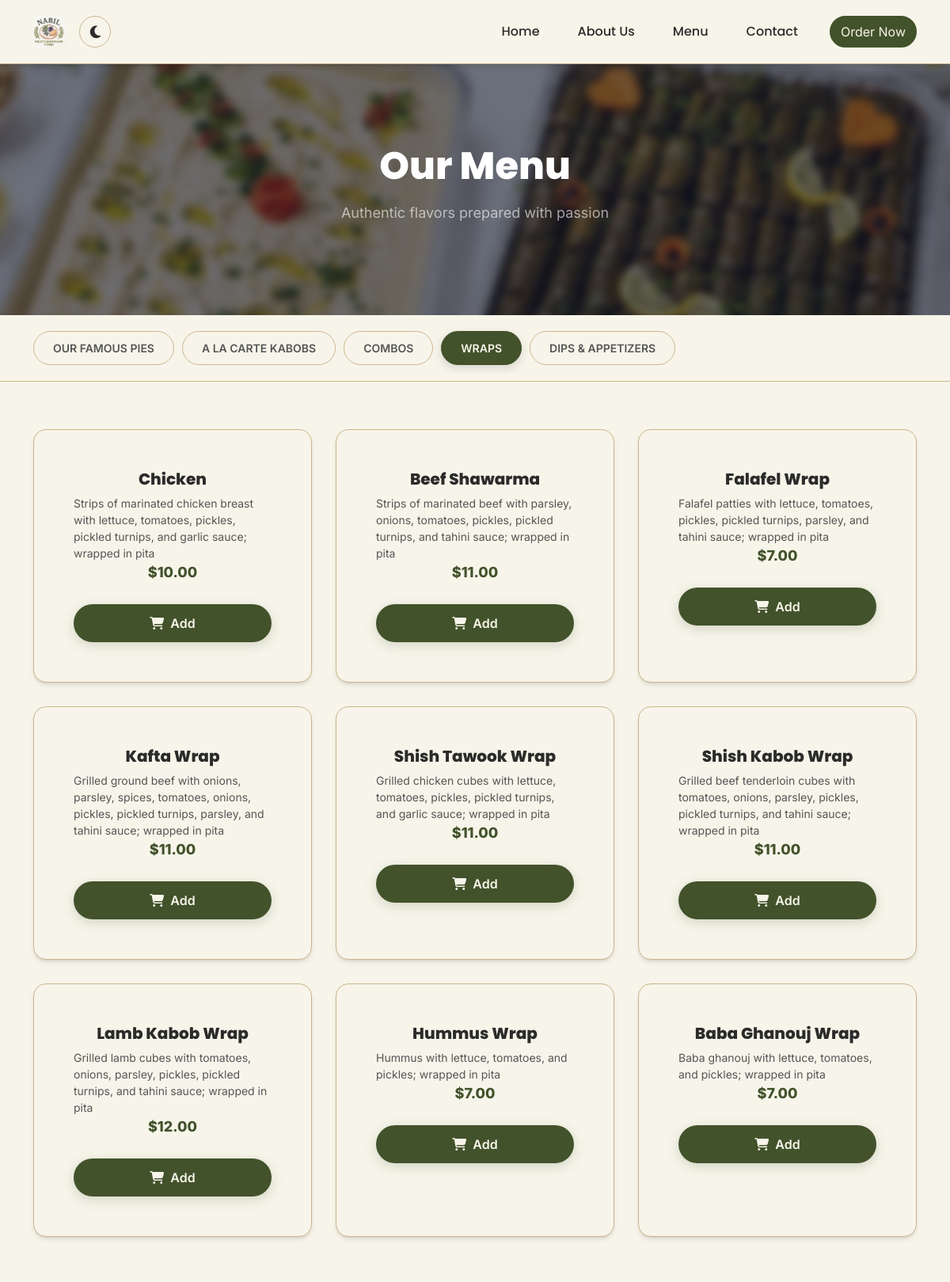
Before: /menu?category=WRAPS (upper part) with the older database file.
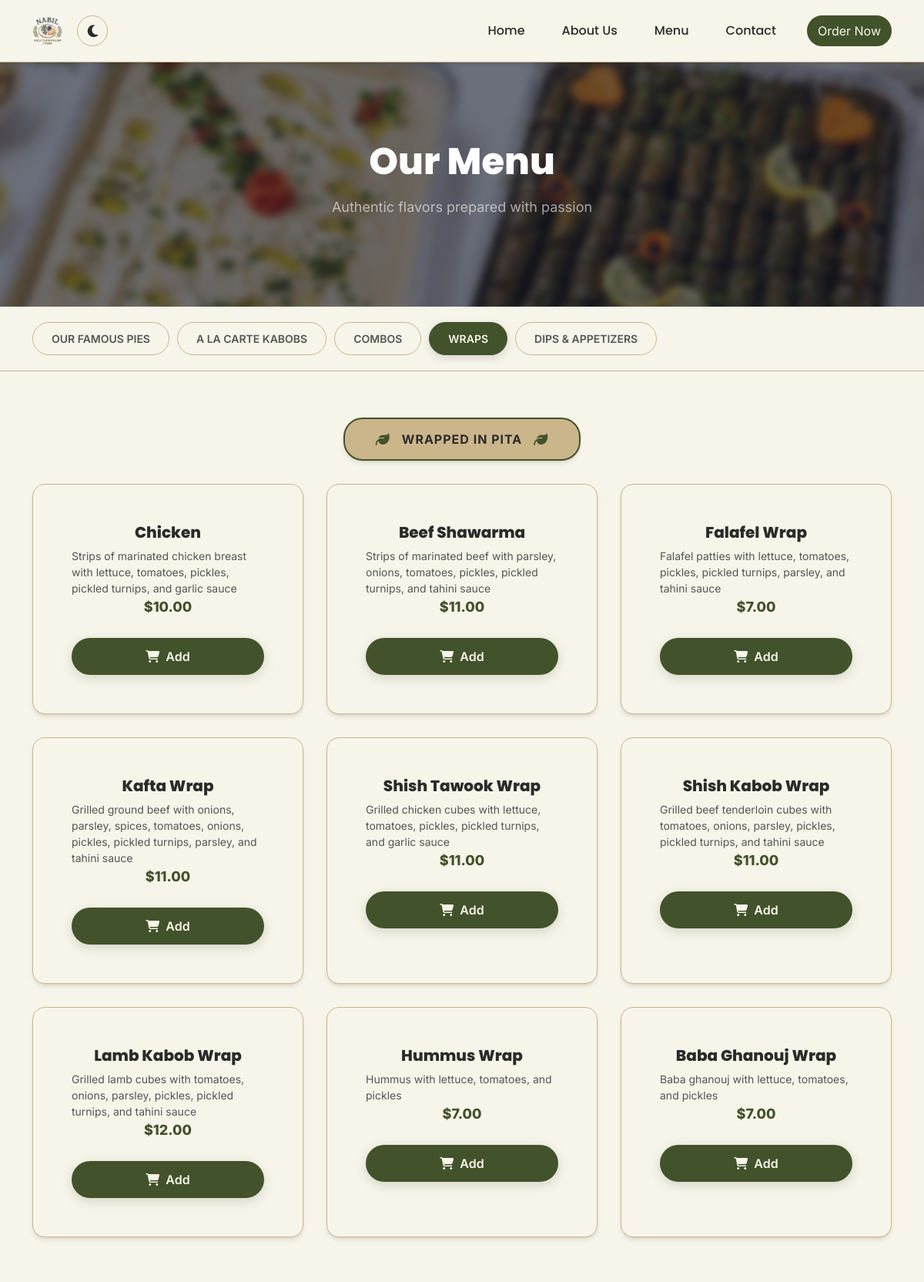
After: the same page with the newer database file.
### tables this page shows
CREATE TABLE `items` (
  `item_id` int(11) NOT NULL,
  `item_name` text NOT NULL,
  `item_category` text NOT NULL,
  `Ingredients` text NOT NULL,
  `item_pic` text NOT NULL,
  `Order` int(11) NOT NULL DEFAULT 0,
  `item_priceusd` double NOT NULL,
  `price_suffix` varchar(20) DEFAULT ''
);

CREATE TABLE `categories` (
  `cat_id` int(11) NOT NULL,
  `cat_name` text NOT NULL,
  `cat_picture` text NOT NULL,
  `cat_icon` text DEFAULT NULL,
  `Order` int(11) NOT NULL,
  `cat_footer` text DEFAULT NULL,
  `cat_footer_bottom` text DEFAULT NULL
);

### includes/auth.php (called while the page is built, shortened)
<?php
if (!function_exists('get_settings')) {
    function get_settings(): ?array
    {
        global $conn;
        if (!isset($_SESSION['settings_cache']) || $_SESSION['settings_cache_expires'] < time()) {
            $result = $conn->query("SELECT * FROM settings LIMIT 1");
        }
        return $_SESSION['settings_cache'];
    }
}

### menu.php (the view, shortened to what the changed rows need)
<?php
$settings = get_settings();
$current_cat = isset($_GET['category']) ? $_GET['category'] : '';
?>
<?php include 'includes/header.php' ?>
<link rel="stylesheet" href="assets/css/menu.css">
<section class="menu-header">
    <div class="container">
        <h1>Our Menu</h1>
    </div>
</section>
<div class="category-tabs-wrapper">
    <div class="container">
        <div class="category-tabs">
            <?php
            $catSql = "SELECT * FROM categories ORDER BY `Order` ASC";
            $catResult = $conn->query($catSql);
            if ($catResult && $catResult->num_rows > 0) {
                while($cat = $catResult->fetch_assoc()) {
                    $isActive = ($current_cat == $cat['cat_name']) ? 'active' : '';
                    $iconSrc = !empty($cat['cat_icon']) && filter_var($cat['cat_icon'], FILTER_VALIDATE_URL) === false
                        ? htmlspecialchars($cat['cat_icon'])
                        : '';
                    $iconHtml = !empty($iconSrc) ? '<img src="'.$iconSrc.'" class="category-icon" alt="" loading="lazy">' : '';
                    echo '<a href="menu?category='.urlencode($cat['cat_name']).'" class="category-tab '.$isActive.'">'.$iconHtml.'<span>'.htmlspecialchars($cat['cat_name']).'</span></a>';
                }
            }
            ?>
        </div>
    </div>
</div>
<section class="menu-content">
    <div class="container">
        <?php
        if (!empty($current_cat)) {
            $catNoteStmt = $conn->prepare("SELECT cat_footer, cat_footer_bottom FROM categories WHERE cat_name = ?");
            $catNoteStmt->bind_param("s", $current_cat);
            $catNoteStmt->execute();
            $catNoteResult = $catNoteStmt->get_result();
            if ($catNoteRow = $catNoteResult->fetch_assoc()) {
                if (!empty($catNoteRow['cat_footer'])) {
                    echo '<div class="category-footer-note" style="margin-top: 0; margin-bottom: 30px;">';
                    echo '  <div class="footer-note-content">';
                    echo '    <i class="fas fa-leaf"></i>';
                    echo '    <span style="text-align: center; line-height: 1.4;">' . str_replace('.', '.<br>', htmlspecialchars($catNoteRow['cat_footer'])) . '</span>';
                    echo '    <i class="fas fa-leaf"></i>';
                    echo '  </div>';
                    echo '</div>';
                }
            }
        }
        ?>
        <div class="menu-grid">
            <?php
            if (!empty($current_cat)) {
                $stmt = $conn->prepare("SELECT * FROM items WHERE item_category = ? ORDER BY `Order` ASC");
                $stmt->bind_param("s", $current_cat);
                $stmt->execute();
                $result = $stmt->get_result();
                if ($result && $result->num_rows > 0) {
                    $items = [];
                    while($item = $result->fetch_assoc()) {
                        $items[] = $item;
                    }
                    foreach($items as $item) {
                        ?>
                        <div class="menu-card"
                             data-id="<?php echo $item['item_id']; ?>"
                             data-name="<?php echo htmlspecialchars($item['item_name']); ?>"
                             data-category="<?php echo htmlspecialchars($item['item_category']); ?>"
                             data-price-usd="<?php echo $item['item_priceusd']; ?>"
                             data-price-suffix="<?php echo htmlspecialchars($item['price_suffix'] ?? ''); ?>">
                            <div class="menu-card-body">
                                <div onclick="openQuickView(this)" style="cursor: pointer; display: block;">
                                <h3 class="menu-card-title"><?php echo htmlspecialchars($item['item_name']); ?></h3>
                                </div>
                                <?php if (!empty($item['Ingredients']) && $item['Ingredients'] !== '0'): ?>
                                    <p class="menu-card-desc"><?php echo htmlspecialchars($item['Ingredients']); ?></p>
                                <?php endif; ?>
                                <div class="menu-card-price">
                                    <?php
                                    $usd_price = $item['item_priceusd'] > 0 ? '$' . number_format($item['item_priceusd'], 2) : '';
                                    ?>
                                    <span class="price-usd"><?php echo $usd_price; ?></span>
                                </div>
                                <?php if (!isset($settings['show_cart']) || (string)$settings['show_cart'] === '1'): ?>
                                    <div class="cart-controls" onclick="event.stopPropagation();">
                                    </div>
                                <?php endif; ?>
                            </div>
                        </div>
                        <?php
                    }
                } else {
                    echo '<div class="col-12 no-items"><h3>No items found in this category.</h3></div>';
                }
            } else {
                echo '<div class="col-12 no-items"><h3>Please select a category.</h3></div>';
            }
            ?>
        </div>
    </div>
</section>
<?php include 'includes/footer.php' ?>

Changed rows visible on the page:
changed categories "WRAPS": cat_footer (not shown) → "WRAPPED IN PITA"
changed items "Chicken": Ingredients "Strips of marinated chicken breast with lettuce, tomatoes, pickles, pickled turnips, and garlic sauce; wrapped in pita" → "Strips of marinated chicken breast with lettuce, tomatoes, pickles, pickled turnips, and garlic sauce"
changed items "Beef Shawarma": Ingredients "Strips of marinated beef with parsley, onions, tomatoes, pickles, pickled turnips, and tahini sauce; wrapped in pita" → "Strips of marinated beef with parsley, onions, tomatoes, pickles, pickled turnips, and tahini sauce"
changed items "Falafel Wrap": Ingredients "Falafel patties with lettuce, tomatoes, pickles, pickled turnips, parsley, and tahini sauce; wrapped in pita" → "Falafel patties with lettuce, tomatoes, pickles, pickled turnips, parsley, and tahini sauce"
changed items "Kafta Wrap": Ingredients "Grilled ground beef with onions, parsley, spices, tomatoes, onions, pickles, pickled turnips, parsley, and tahini sauce; wrapped in pita" → "Grilled ground beef with onions, parsley, spices, tomatoes, onions, pickles, pickled turnips, parsley, and tahini sauce"
changed items "Shish Tawook Wrap": Ingredients "Grilled chicken cubes with lettuce, tomatoes, pickles, pickled turnips, and garlic sauce; wrapped in pita" → "Grilled chicken cubes with lettuce, tomatoes, pickles, pickled turnips, and garlic sauce"
changed items "Shish Kabob Wrap": Ingredients "Grilled beef tenderloin cubes with tomatoes, onions, parsley, pickles, pickled turnips, and tahini sauce; wrapped in pita" → "Grilled beef tenderloin cubes with tomatoes, onions, parsley, pickles, pickled turnips, and tahini sauce"
changed items "Lamb Kabob Wrap": Ingredients "Grilled lamb cubes with tomatoes, onions, parsley, pickles, pickled turnips, and tahini sauce; wrapped in pita" → "Grilled lamb cubes with tomatoes, onions, parsley, pickles, pickled turnips, and tahini sauce"
changed items "Hummus Wrap": Ingredients "Hummus with lettuce, tomatoes, and pickles; wrapped in pita" → "Hummus with lettuce, tomatoes, and pickles"
changed items "Baba Ghanouj Wrap": Ingredients "Baba ghanouj with lettuce, tomatoes, and pickles; wrapped in pita" → "Baba ghanouj with lettuce, tomatoes, and pickles"
